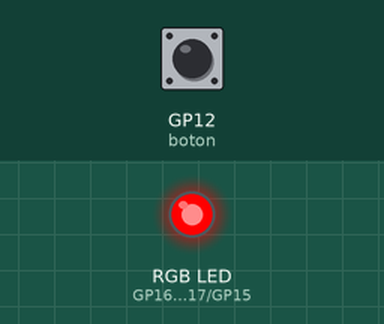
Simulated run of this program. Board: Raspberry Pi Pico running MicroPython. Shown: an RGB LED mixed from three pins (HIGH = lit). The inputs (shaded band) are chosen by the test bench; at power-on: GP12 (boton) HIGH. Dim RGB values are drawn brighter than linear.

Above: at 1.2 s.
1.3 s: GP12 (boton) pulled LOW for 1 s
At 1.6 s:
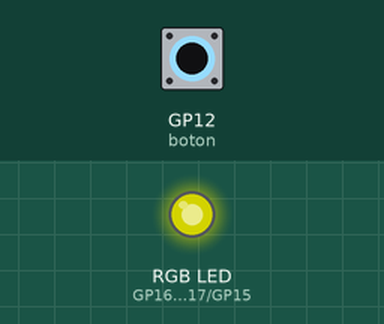
At 3.5 s:
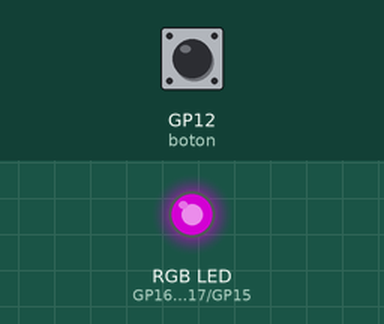
3.8 s: GP12 (boton) pulled LOW for 0.15 s
At 5.1 s:
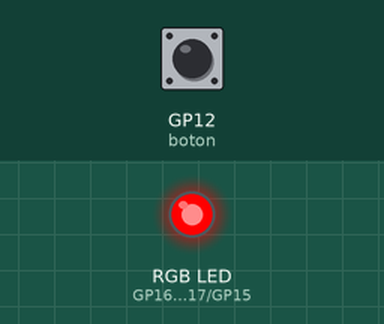
Timing chart, 0 to 6.8 s (numbered marks = the images above; inputs shaded):
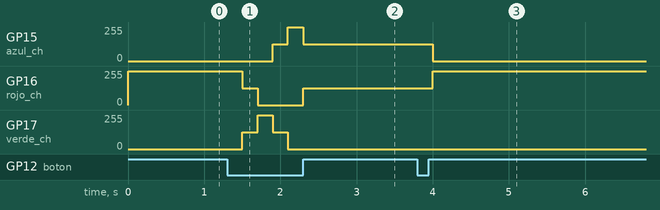

Measured:
- after the input at 1.3 s, GP15 (azul_ch): 0/255 → 127/255 after 0.60 s, → 254/255 0.20 s later, → 127/255 0.20 s later; GP16 (rojo_ch): 254/255 → 127/255 after 0.20 s, → 0/255 0.20 s later, → 127/255 0.60 s later; GP17 (verde_ch): 0/255 → 127/255 after 0.20 s, → 254/255 0.20 s later, → 127/255 0.20 s later, → 0/255 0.20 s later
- after the input at 3.8 s, GP15 (azul_ch): 127/255 → 0/255 after 0.20 s; GP16 (rojo_ch): 127/255 → 254/255 after 0.20 s

The program:

08_02_RGB.py
```python
from machine import Pin, PWM
from utime import sleep

rojo_ch = PWM(Pin(16), 1000)
verde_ch = PWM(Pin(17), 1000)
azul_ch = PWM(Pin(15), 1000)
boton = Pin(12, Pin.IN, Pin.PULL_UP)
colores = [[255, 0, 0], [127, 127, 0],
    [0, 255, 0], [0, 127, 127],
    [0, 0, 255], [127, 0, 127]]

def set_color(rgb):
    rojo_ch.duty_u16(rgb[0] * 256)
    verde_ch.duty_u16(rgb[1] * 256)
    azul_ch.duty_u16(rgb[2] * 256)

indice = 0
set_color(colores[indice])

while True:
    if boton.value() == 0:
        indice +=1
        if indice >= len(colores):
            indice = 0
        sleep(0.2)
    set_color(colores[indice])
```
